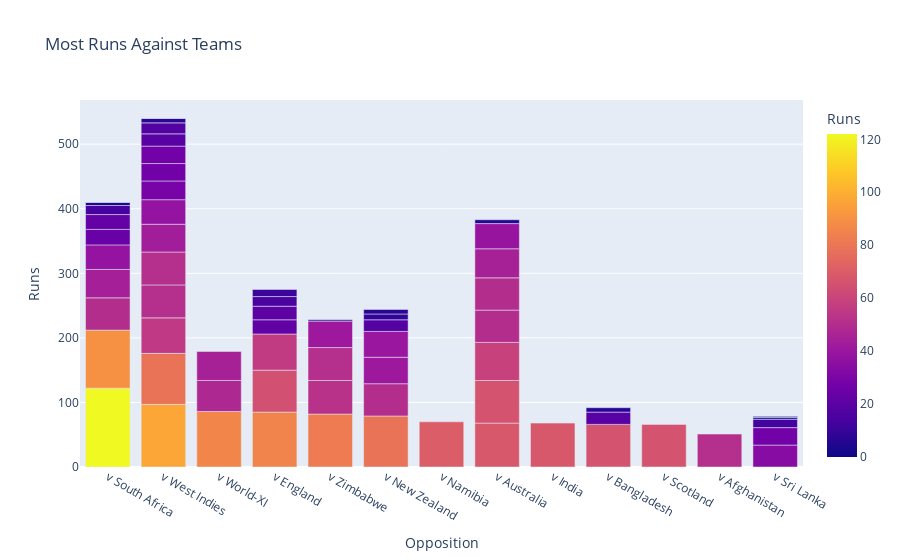

The code cell stored with this chart in its notebook:
### Code cell
#Now let’s have a look at against which team Babar Azam scored most of his runs:
figure = px.bar(data, x=data["Opposition"], y = data["Runs"], color = data["Runs"],
            title="Most Runs Against Teams")
figure.show()

### Figure 1 — Plotly figure (JSON) as saved in the notebook; plotly's stock layout.template omitted (floating-point values rounded to 4 significant figures)
{"data": [{"alignmentgroup": "True", "hovertemplate": "Opposition=%{x}<br>Runs=%{marker.color}<extra></extra>", "legendgroup": "", "marker": {"color": [122, 97, 90, 86, 85, 82, 79, 79, 70, 68, 68, 66, 66, 66, 65, 59, 56, 55, 52, 51, 51, 51, 51, 50, 50, 50, 50, 48, 45, 45, 44, 43, 41, 41, 40, 39, 38, 38, 34, 29, 27, 27, 27, 24, 23, 22, 21, 19, 19, 18, 17, 15, 14, 13, 11, 9, 7, 7, 7, 6, 5, 3, 2, 1, 1, 1, 0, 0, 0], "coloraxis": "coloraxis", "pattern": {"shape": ""}}, "name": "", "offsetgroup": "", "orientation": "v", "showlegend": false, "textposition": "auto", "type": "bar", "x": ["v South Africa", "v West Indies", "v South Africa", "v World-XI", "v England", "v Zimbabwe", "v New Zealand", "v West Indies", "v Namibia", "v Australia", "v India", "v Bangladesh", "v Scotland", "v Australia", "v England", "v Australia", "v England", "v West Indies", "v Zimbabwe", "v West Indies", "v Zimbabwe", "v West Indies", "v Afghanistan", "v New Zealand", "v Australia", "v Australia", "v South Africa", "v World-XI", "v World-XI", "v Australia", "v South Africa", "v West Indies", "v New Zealand", "v Zimbabwe", "v New Zealand", "v Australia", "v West Indies", "v South Africa", "v Sri Lanka", "v West Indies", "v West Indies", "v West Indies", "v Sri Lanka", "v South Africa", "v South Africa", "v England", "v England", "v West Indies", "v Bangladesh", "v New Zealand", "v West Indies", "v England", "v South Africa", "v Sri Lanka", "v England", "v New Zealand", "v New Zealand", "v Bangladesh", "v West Indies", "v Australia", "v South Africa", "v Sri Lanka", "v Zimbabwe", "v Sri Lanka", "v Sri Lanka", "v Bangladesh", "v Bangladesh", "v South Africa", "v West Indies"], "xaxis": "x", "y": [122, 97, 90, 86, 85, 82, 79, 79, 70, 68, 68, 66, 66, 66, 65, 59, 56, 55, 52, 51, 51, 51, 51, 50, 50, 50, 50, 48, 45, 45, 44, 43, 41, 41, 40, 39, 38, 38, 34, 29, 27, 27, 27, 24, 23, 22, 21, 19, 19, 18, 17, 15, 14, 13, 11, 9, 7, 7, 7, 6, 5, 3, 2, 1, 1, 1, 0, 0, 0], "yaxis": "y"}], "layout": {"autosize": true, "barmode": "relative", "coloraxis": {"colorbar": {"title": {"text": "Runs"}}, "colorscale": [[0, "#0d0887"], [0.1111, "#46039f"], [0.2222, "#7201a8"], [0.3333, "#9c179e"], [0.4444, "#bd3786"], [0.5556, "#d8576b"], [0.6667, "#ed7953"], [0.7778, "#fb9f3a"], [0.8889, "#fdca26"], [1, "#f0f921"]]}, "legend": {"tracegroupgap": 0}, "title": {"text": "Most Runs Against Teams"}, "xaxis": {"anchor": "y", "autorange": true, "domain": [0, 1], "range": [-0.5, 12.5], "title": {"text": "Opposition"}, "type": "category"}, "yaxis": {"anchor": "x", "autorange": true, "domain": [0, 1], "range": [0, 568.4], "title": {"text": "Runs"}, "type": "linear"}}}
